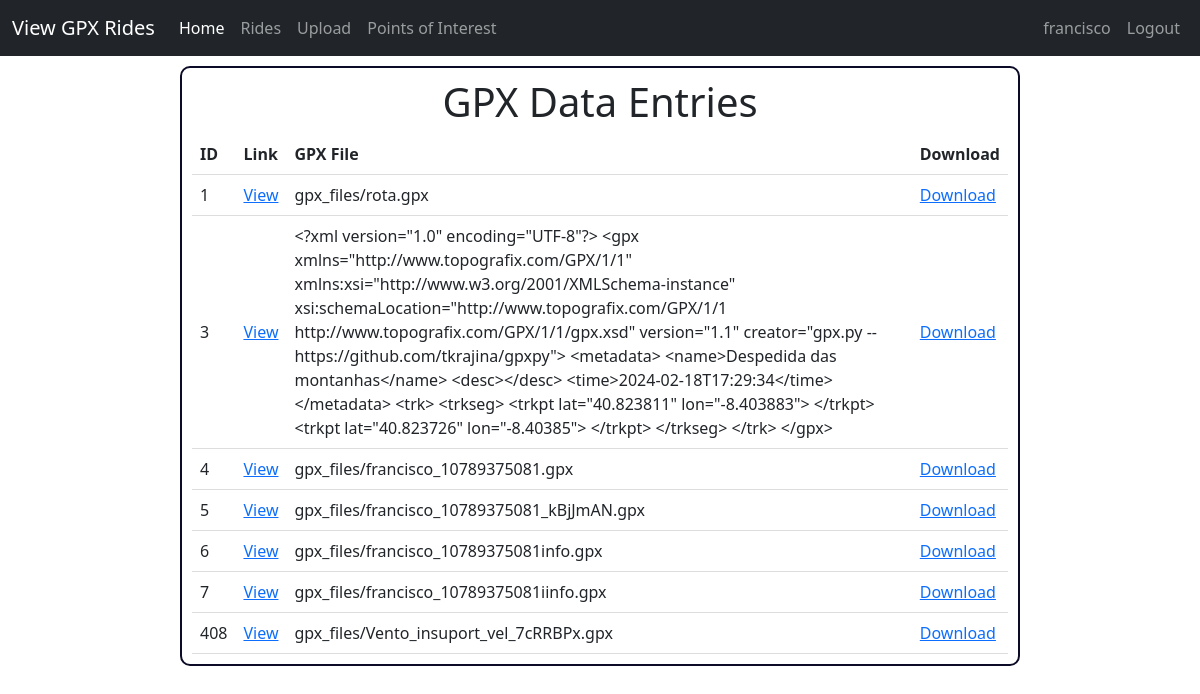
The app's page /map/gpx_data/ (signed in), older data.
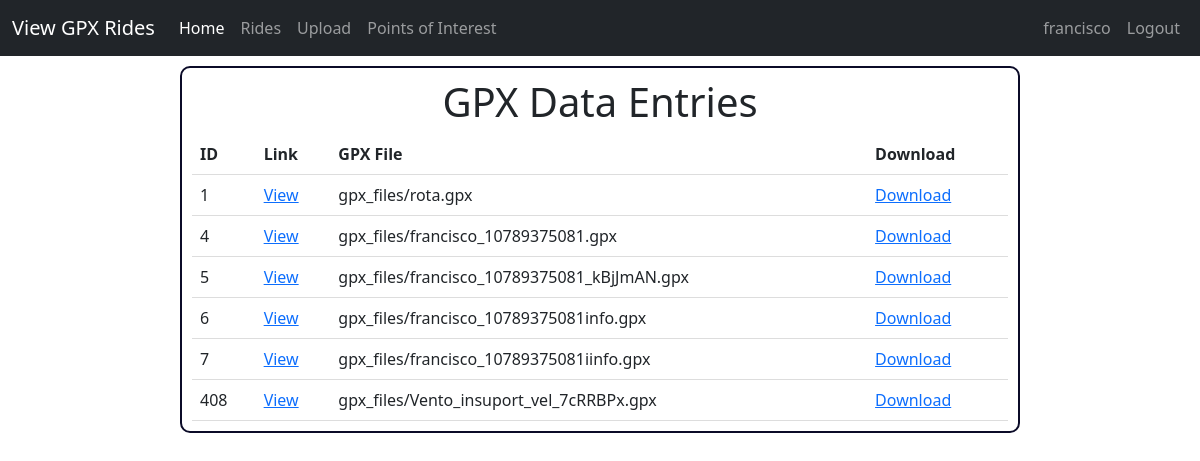
The same page, newer data.
### maps/models.py (models this page shows, shortened)
class GPXData(models.Model):
    id = models.AutoField(primary_key=True)
    user = models.ForeignKey(CustomUser, on_delete=models.CASCADE, related_name='gpx_data_set', related_query_name='gpx_data')  # Specify related_name and related_query_name
    gpx_file = models.FileField(upload_to='gpx_files/')

### maps/views.py (the view)
# urls.py: path('gpx_data/', views.display_gpx_data, name='display_gpx_data'),
def display_gpx_data(request):
    if request.user.is_authenticated:
        gpx_data_entries = GPXData.objects.filter(user=request.user)
        return render(request, 'display_gpx.html', {'gpx_data_entries': gpx_data_entries})
    else:
        raise PermissionDenied

### maps/templates/display_gpx.html (shortened to what this page needs)
{% extends 'base.html' %}
{% block content %}
<!DOCTYPE html>
<html>
<head>
    <link rel="stylesheet" href="https://cdn.jsdelivr.net/npm/bootstrap@5.1.3/dist/css/bootstrap.min.css">
</head>
<body>
    <div class="boxi">
    <div class="mx-auto max-w-xl text-center">
        <h1>GPX Data Entries</h1>
        <table>
            <thead>
                <tr>
                    <th>ID</th>
                    <th>Link</th>
                    <th>GPX File</th>
                    <th>Download</th>
                </tr>
            </thead>
            <tbody>
                {% for entry in gpx_data_entries %}
                <tr>
                    <td>{{ entry.id }}</td>
                    <td><a href="/map/gpx_data/{{ entry.id }}">View</a></td>
                    <td>{{ entry.gpx_file.name }}</td>
                    <td><a href="/map/gpx_data/{{ entry.id }}/file">Download</a></td>
                </tr>
                {% endfor %}
            </tbody>
        </table>
    </div>
    </div>
</body>
</html>
{% endblock %}

Row changes from the older to the newer data that the page shows:
removed GPXData: id "3", gpx_file.name "<?xml version=\"1.0\" encoding=\"UTF-8\"?> <gpx xmlns=\"http://www.topografix.com/GPX/1/1\" xmlns:xsi=\"http://www.w3.org/2001/XMLSchema-instance\" xsi:schemaLocation=\"http://www.topografix.com/GPX/1/1 http://www.topografix.com/GPX/1/1/gpx.xsd\" version=\"1.1\" creator=\"gpx.py -- https://github.com/tkrajina/gpxpy\"> <metadata> <name>Despedida das montanhas</name> <desc></desc> <time>2024-02-18T17:29:34</time> </metadata> <trk> <trkseg> <trkpt lat=\"40.823811\" lon=\"-8.403883\"> </trkpt> <trkpt lat=\"40.823726\" lon=\"-8.40385\"> </trkpt> </trkseg> </trk> </gpx>"
